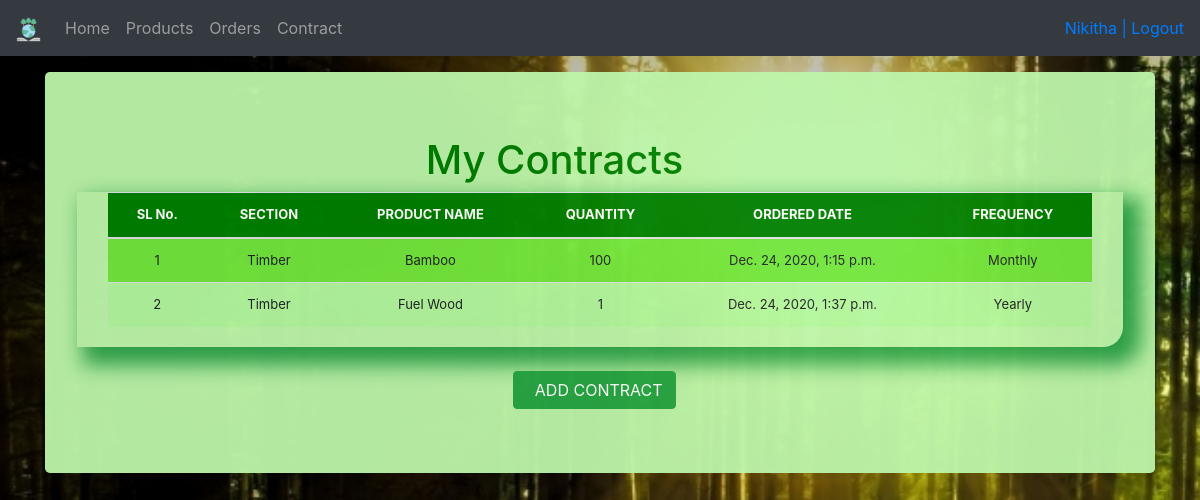
Page /list_staff_contract/ (signed in) on the committed database.
### ForestManagement/models.py (models this page shows, shortened)
class Contract(models.Model):
	item = models.ForeignKey(Product, on_delete = models.CASCADE)
	ordered_quantity = models.IntegerField(default=0, blank=False, null=True)
	ordered_date = models.DateTimeField(auto_now=True)
	user_name = models.ForeignKey(User, on_delete=models.CASCADE)
	last_created_date = models.DateField(default=date.today() , blank=False, null=True)
	frequency = models.CharField(max_length=50, blank=True, null=True,choices = frequency_choice)

class Product(models.Model):
	category = models.CharField(max_length=50, blank=True, null=True)
	item_name = models.CharField(max_length=50, blank=True, null=True)
	quantity = models.IntegerField(default='0', blank=False, null=True)
	receive_quantity = models.IntegerField(default='0', blank=True, null=True)
	receive_by = models.CharField(max_length=50, blank=True, null=True)
	issue_quantity = models.IntegerField(default='0', blank=True, null=True)
	issue_by = models.CharField(max_length=50, blank=True, null=True)
	issue_to = models.CharField(max_length=50, blank=True, null=True)
	phone_number = models.CharField(max_length=50, blank=True, null=True)
	created_by = models.CharField(max_length=50, blank=True, null=True)
	last_updated = models.DateTimeField(auto_now_add=False, auto_now=True)
	export_to_CSV = models.BooleanField(default=False)
	def __str__(self):
		return self.item_name

### ForestManagement/views.py (the view, shortened to what this page needs)
# urls.py: path('list_staff_contract/', views.list_contracts, name='list_staff_contract'),
@login_required
@csrf_exempt
def list_contracts(request):
	form = SearchForm(request.POST or None)
	title = 'Contracts'
	orders = Contract.objects.all()
	context = {
	    "title": title,
		"orders":orders,
		"okay":False,
		"form":form
	}
	context = {
	    "title": title,
		"orders":orders,
		"okay":False,
		"form":form
	}
	return render(request, "list_contracts.html",context)

### ForestManagement/templates/list_contracts.html (shortened to what this page needs)
{% load static %}
<!DOCTYPE html>
<html lang="en">
<head>
    <link href="{% static 'css/bootstrap.min.css' %}" rel="stylesheet">
    <link href="{% static 'css/stylesheet.css' %}" rel="stylesheet">
    <link href="{% static 'css/navbar-top-fixed.css' %}" rel="stylesheet">
</head>
<body>
    {% include 'navbar.html' %}
    <main role="main" class="container">
        <div class="jumbotron">
            {% if user.is_staff%}
            <div class="header offset-4" style="color: green;">
                <h1>LIST OF CONTRACTS</h1>
            </div>
            {% else %}
            <div class="header offset-4" style="color: green;">
                <h1>My Contracts</h1>
            </div>
            {% endif %}
            <div class="display_table">
                <table class="table">
                    <thead>
                        <tr>
                            <th>SL No.</th>
                            <th>SECTION</th>
                            <th>PRODUCT NAME</th>
                            <th>QUANTITY</th>
                            <th>ORDERED DATE</th>
                            <th>FREQUENCY</th>
                        </tr>
                    </thead>
                    {% for instance in orders %}
                    <tr>
                        <td>{{forloop.counter}}</td>
                        <td>{{instance.item.category}}</td>
                        <td>{{instance.item}}</td>
                        <td>{{instance.ordered_quantity}}</td>
                        <td>{{instance.ordered_date}}</td>
                        <td>{{instance.frequency}}</td>
                    </tr>
                    {% endfor %}
                </table>
            </div>
            <br />
            {% if not user.is_staff %}
            <a href="{% url 'make_contract'%}" class="btn btn-success offset-5">&nbsp;
                ADD CONTRACT</a>
            {% endif %}
        </div>
    </main>
</body>
</html>

### ForestManagement/templates/navbar.html (shortened to what this page needs)
{% load crispy_forms_tags %}
{% load static %}
<nav class="navbar navbar-expand-md navbar-dark fixed-top bg-dark">
    <a class="navbar-brand" href="/"><img src="{% static 'img/favicon.png' %}" alt="Forest Management" style="width:25px;height:25px;"></a>
    <div class="collapse navbar-collapse" id="navbarCollapse">
      <ul class="navbar-nav mr-auto">
        <li class="nav-item">
          <a class="nav-link" href="/">Home <span class="sr-only">(current)</span></a>
        </li>
        {% if user.is_authenticated %}
        <li class="nav-item">
          <a class="nav-link" href="/list">Products</a>
        </li>
        {% if user.is_staff%}
        <li class="nav-item">
          <a class="nav-link" href="/list_orders_staff">Orders</a>
        </li>
        <li class="nav-item">
          <a class="nav-link" href="list_staff_contract/">Contract</a>
        </li>
        {% else %}
        <li class="nav-item">
          <a class="nav-link" href="{% url 'list_orders' user%} ">Orders</a>
        </li>
        <li class="nav-item">
          <a class="nav-link" href="{% url 'list_contracts' user%} ">Contract</a>
        </li>
        {% endif %}
        {% endif %}
      </ul>
      <ul class="navbar-nav">
        {% if request.user.is_authenticated %}
        <li>&nbsp;&nbsp;<a href="/accounts/logout">{{ user }} | Logout</a></li>
        {% else %}
        <li><a class="nav-link" href="/accounts/login">Login</a></li>
        {% endif %}
    </ul>
    </div>
  </nav>

### ForestManagement/static/css/stylesheet.css (style rules this page uses)
body { background-image:url('../img/download.jpg'); background-repeat: no-repeat; background-attachment: fixed; background-size: cover; min-height: 75rem; padding-top: 4.5rem; }
.table { font-size: 13px; text-align: center; width: 95%; margin: auto; text-align: center; }
.table tr:nth-child(odd) { background: #72e63d }
.table tr:nth-child(even) { background: #b3f79f }
th { background-color: #008000; color: white; }
.display_table { border-bottom-right-radius: 20px; padding-left: 5px; padding-right: 5px; padding-bottom: 20px; box-shadow: 12px 12px 20px 6px #2ea44b; }
.jumbotron { background-color: #bdf5aa; opacity: 0.95; }

### ForestManagement/static/css/navbar-top-fixed.css (style rules this page uses)
body { min-height: 75rem; padding-top: 4.5rem; }

### rows in the picture
Contract: item.category "Timber", item "Bamboo", ordered_quantity "100", ordered_date "Dec. 24, 2020, 1:15 p.m.", frequency "Monthly"
Contract: item.category "Timber", item "Fuel Wood", ordered_quantity "1", ordered_date "Dec. 24, 2020, 1:37 p.m.", frequency "Yearly"

### other values in the picture
{{ user }} "Nikitha"
